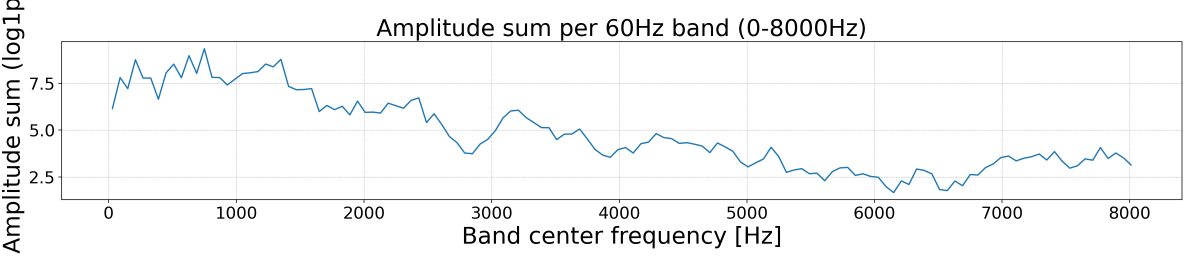
#> input picture Sound/amp_sum_band60.png, 3600 x 800 px (shown at 1/3 size)
$ python -i soundML_predict.py   (imports and definitions only)
#> lines starting #> are read from the running program, lines starting #| are printed output that depends on the picture
# -----------------------------------------
# 機能:
#  1) 学習済み model.joblib を読み込む
#  2) 入力（png 1枚 or フォルダ）を読み込み、学習時と同じ前処理でベクトル化
#  3) 予測ラベル + 確率(predict_proba) をCSV出力
# -----------------------------------------

from __future__ import annotations

import argparse
import csv
from pathlib import Path

import numpy as np
from PIL import Image
import joblib


# ====== 学習時と同じ設定にする（train側と一致させる） ======
IMG_H = 64
IMG_W = 256
GRAYSCALE = True
# ============================================================


def load_image_as_vector(img_path: Path) -> np.ndarray:
    """
    [機能] 推論用：1枚PNGを学習時と同じ方法でベクトル化
    """
#> called with img_path = 'amp_sum_band60.png'
    img = Image.open(img_path)
#> img is the input picture: PIL image 3600x800 RGBA; mean R, G, B, A 246.3, 246.9, 247.3, 255
    img = img.convert("L") if GRAYSCALE else img.convert("RGB")
#> img: PIL image 3600x800 L
    img = img.resize((IMG_W, IMG_H), resample=Image.BILINEAR)
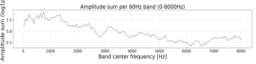
#> img: PIL image 256x64 L; min 106, max 255, mean 246.7

    arr = np.asarray(img, dtype=np.float32) / 255.0
    return arr.reshape(-1)


# [75 lines left out: functions collect_pngs, main, not called in this run]

# [2 lines not run here, left out]

>>> result = load_image_as_vector('amp_sum_band60.png')
#> result = 16384 values, max 1 at index 5, min 0.416 at index 14202, mean 0.968

$ run again, on Sound/whisper_transcript_matrix_YR.png
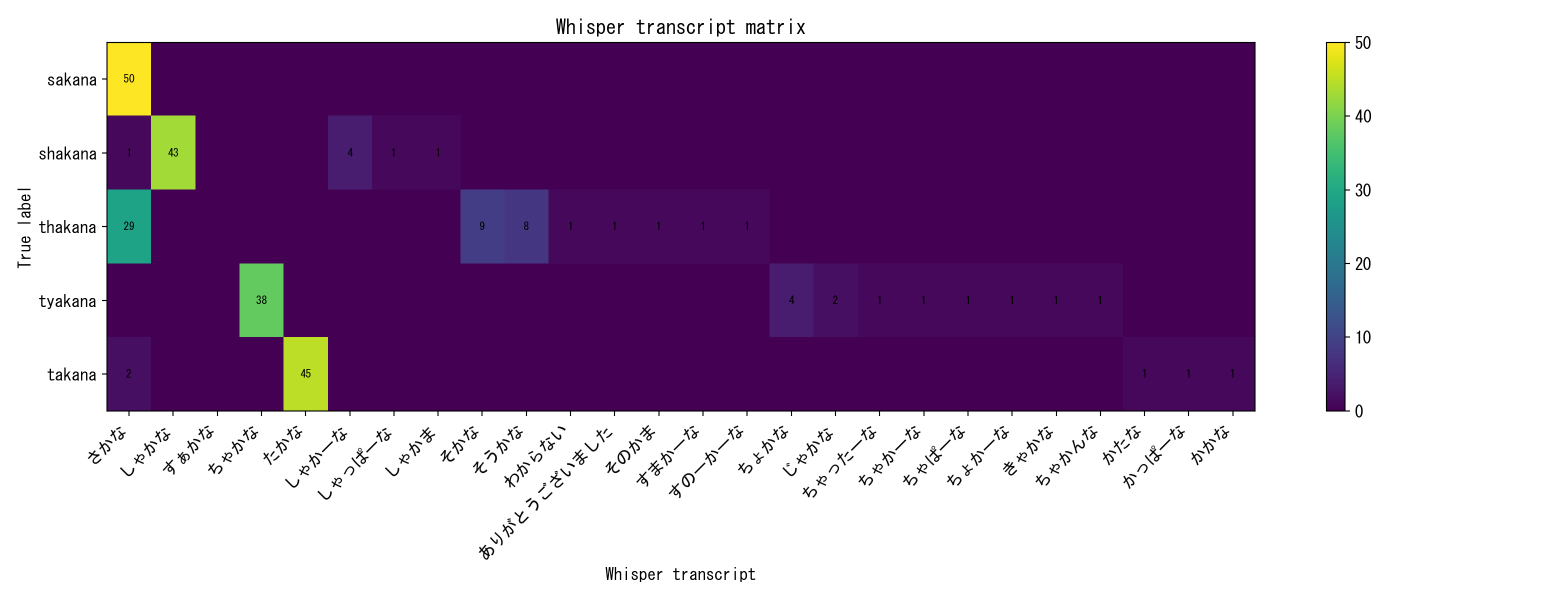
#> input picture Sound/whisper_transcript_matrix_YR.png, 3120 x 1200 px (shown at 1/2 size)
#> in load_image_as_vector, img is the input picture: PIL image 3120x1200 RGBA; mean R, G, B, A 167.5, 140.9, 174.2, 255
#> in load_image_as_vector, `img = img.convert("L") if GRAYSCALE else img.convert("RGB")`:
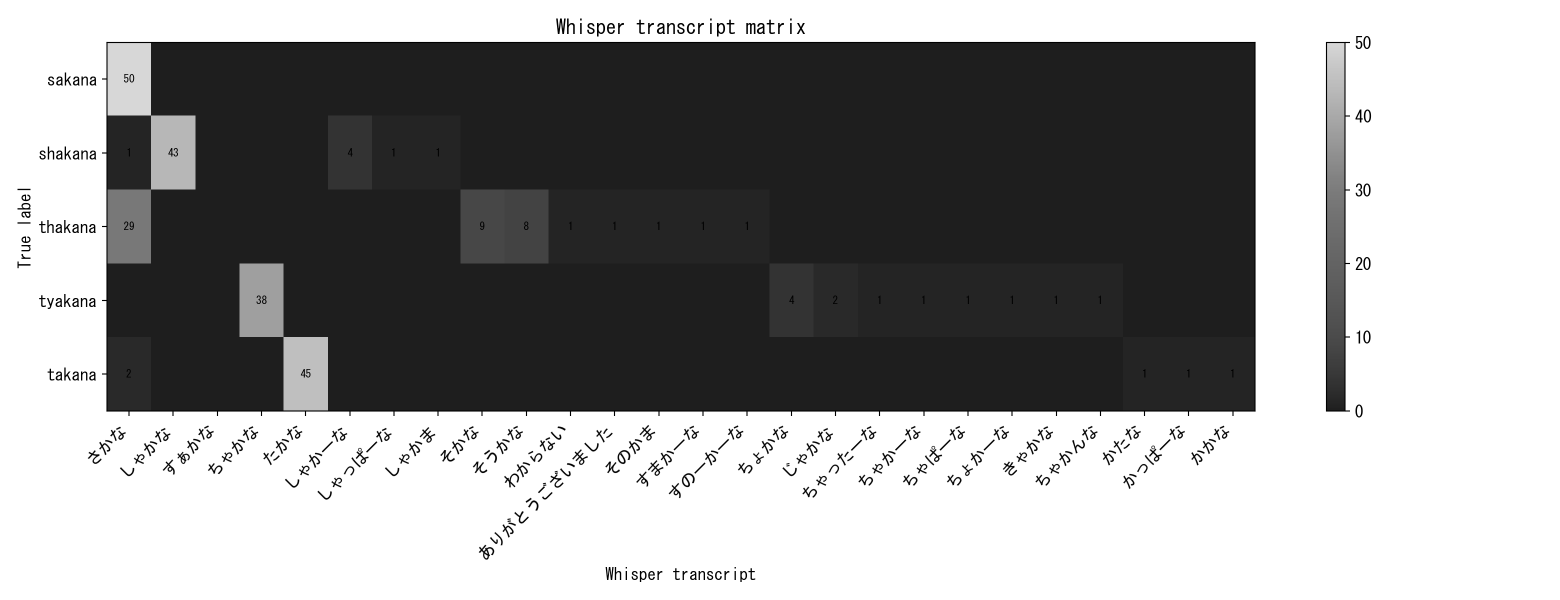
#> img: PIL image 3120x1200 L (shown at 1/2 size); min 0, max 255, mean 152.5
#> in load_image_as_vector, `img = img.resize((IMG_W, IMG_H), resample=Image.BILINEAR)`:
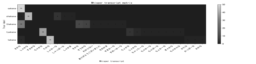
#> img: PIL image 256x64 L; min 30, max 255, mean 152.5
#> result = 16384 values, max 1 at index 0, min 0.118 at index 1306, mean 0.598

$ run again, on Sound/whisper_transcript_matrix_all.png
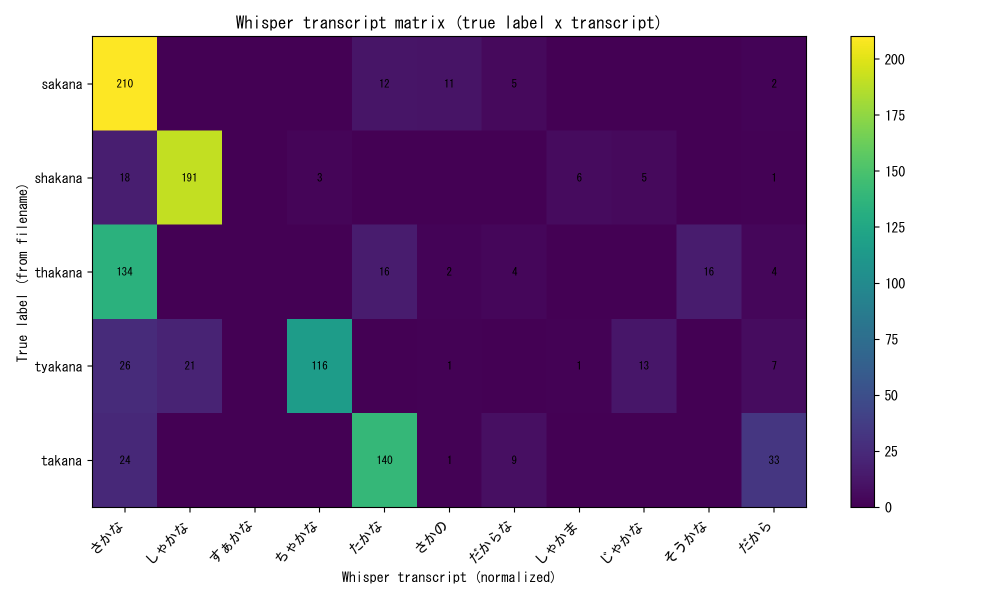
#> input picture Sound/whisper_transcript_matrix_all.png, 2000 x 1200 px (shown at 1/2 size)
#> in load_image_as_vector, img is the input picture: PIL image 2000x1200 RGBA; mean R, G, B, A 146.7, 121.1, 157.3, 255
#> in load_image_as_vector, `img = img.convert("L") if GRAYSCALE else img.convert("RGB")`:
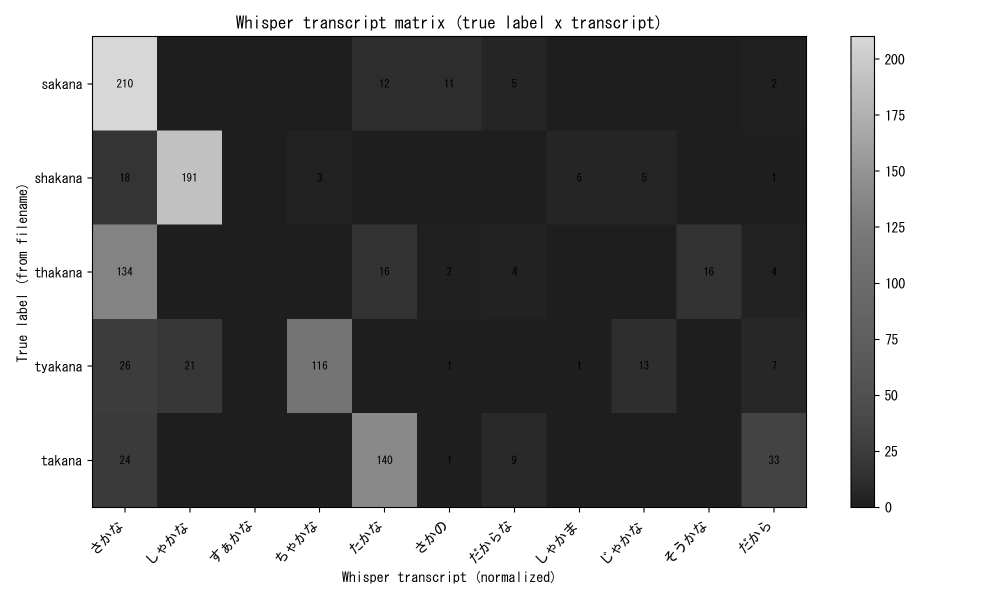
#> img: PIL image 2000x1200 L (shown at 1/2 size); min 0, max 255, mean 132.7
#> in load_image_as_vector, `img = img.resize((IMG_W, IMG_H), resample=Image.BILINEAR)`:
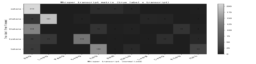
#> img: PIL image 256x64 L; min 27, max 255, mean 132.7
#> result = 16384 values, max 1 at index 0, min 0.106 at index 2246, mean 0.52
